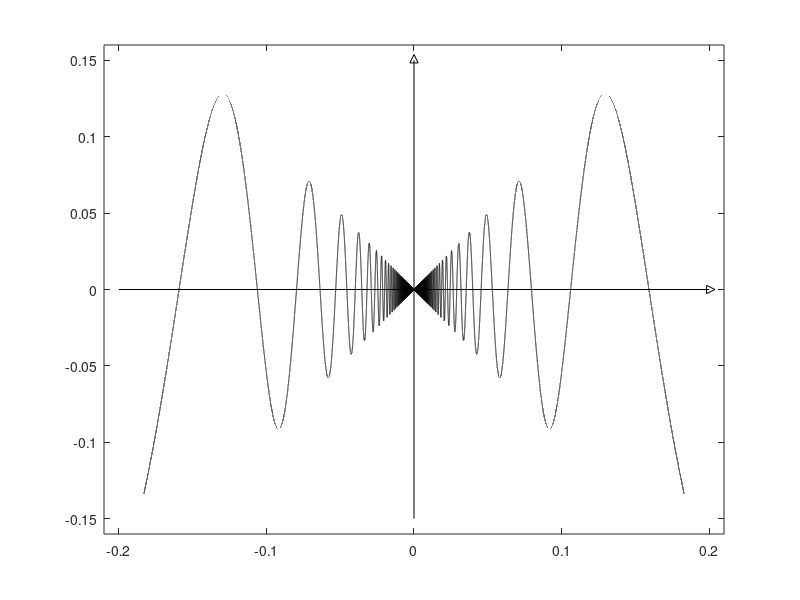

Source code (MATLAB):
% Graph of x*sin(1/x)

x1= 0.00001:0.000001:0.183;
y1 = x1.*sin(1./x1);
x2= -0.183:0.000001:-0.00001;
y2 = x2.*sin(1./x2);

plot(x1,y1,'k',x2,y2,'k',[-0.2 0.2],[0 0],'k',[0 0],[-0.15 0.15],'k',...
         0.201,0,'k>',0,0.151,'k^')
axis([-0.21 0.21 -0.16 0.16])